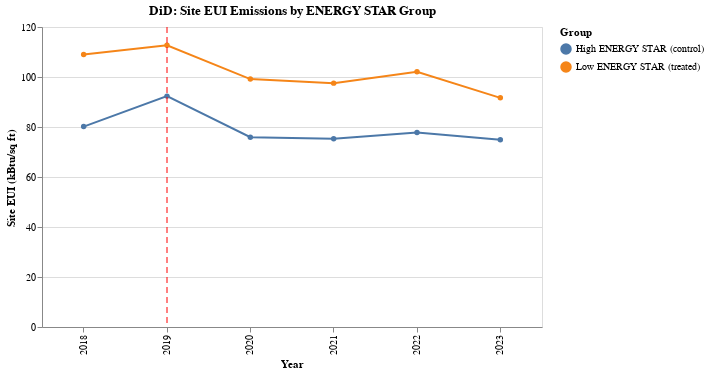

Write notebook code for a chart like this one.
### Code cell
pu.plot_did_trend(
    did_df,
    year_col="Data Year",
    group_col="LowRating",
    outcome_col="Site EUI (kBtu/sq ft)",
    policy_year=2019,
    group_labels={1: "Low Rating (treated)", 0: "High Rating (control)"},
    title="DiD: Site EUI Emissions by Rating Group",
)
pu.plot_did_trend(
    did_df,
    year_col="Data Year",
    group_col="LowScore",
    outcome_col="Site EUI (kBtu/sq ft)",
    policy_year=2019,
    group_labels={1: "Low ENERGY STAR (treated)", 0: "High ENERGY STAR (control)"},
    title="DiD: Site EUI Emissions by ENERGY STAR Group",
)

### Figure 1 — Vega-Lite specification as saved in the notebook (floating-point values rounded to 4 significant figures)
{"config": {"view": {"continuousWidth": 300, "continuousHeight": 300}}, "layer": [{"data": {"name": "data-842069213773b037d7b6834f05e919b8"}, "mark": {"type": "line", "point": true}, "encoding": {"color": {"field": "LowScore", "title": "Group", "type": "nominal"}, "tooltip": [{"field": "Data Year", "title": "Year", "type": "ordinal"}, {"field": "LowScore", "title": "Group", "type": "nominal"}, {"field": "MeanOutcome", "format": ".2f", "title": "Mean Outcome", "type": "quantitative"}], "x": {"field": "Data Year", "title": "Year", "type": "ordinal"}, "y": {"field": "MeanOutcome", "title": "Site EUI (kBtu/sq ft)", "type": "quantitative"}}}, {"data": {"name": "data-dc8e9d07163f5c9a3a199184f074ad34"}, "mark": {"type": "rule", "color": "red", "strokeDash": [6, 4]}, "encoding": {"x": {"field": "x", "type": "ordinal"}}}], "height": 300, "title": "DiD: Site EUI Emissions by ENERGY STAR Group", "width": 500, "$schema": "https://vega.github.io/schema/vega-lite/v5.20.1.json", "datasets": {"data-842069213773b037d7b6834f05e919b8": [{"Data Year": 2018, "LowScore": "High ENERGY STAR (control)", "MeanOutcome": 80.16}, {"Data Year": 2018, "LowScore": "Low ENERGY STAR (treated)", "MeanOutcome": 109.0}, {"Data Year": 2019, "LowScore": "High ENERGY STAR (control)", "MeanOutcome": 92.35}, {"Data Year": 2019, "LowScore": "Low ENERGY STAR (treated)", "MeanOutcome": 112.7}, {"Data Year": 2020, "LowScore": "High ENERGY STAR (control)", "MeanOutcome": 75.93}, {"Data Year": 2020, "LowScore": "Low ENERGY STAR (treated)", "MeanOutcome": 99.17}, {"Data Year": 2021, "LowScore": "High ENERGY STAR (control)", "MeanOutcome": 75.32}, {"Data Year": 2021, "LowScore": "Low ENERGY STAR (treated)", "MeanOutcome": 97.55}, {"Data Year": 2022, "LowScore": "High ENERGY STAR (control)", "MeanOutcome": 77.84}, {"Data Year": 2022, "LowScore": "Low ENERGY STAR (treated)", "MeanOutcome": 102.1}, {"Data Year": 2023, "LowScore": "High ENERGY STAR (control)", "MeanOutcome": 74.94}, {"Data Year": 2023, "LowScore": "Low ENERGY STAR (treated)", "MeanOutcome": 91.66}], "data-dc8e9d07163f5c9a3a199184f074ad34": [{"x": 2019}]}}
